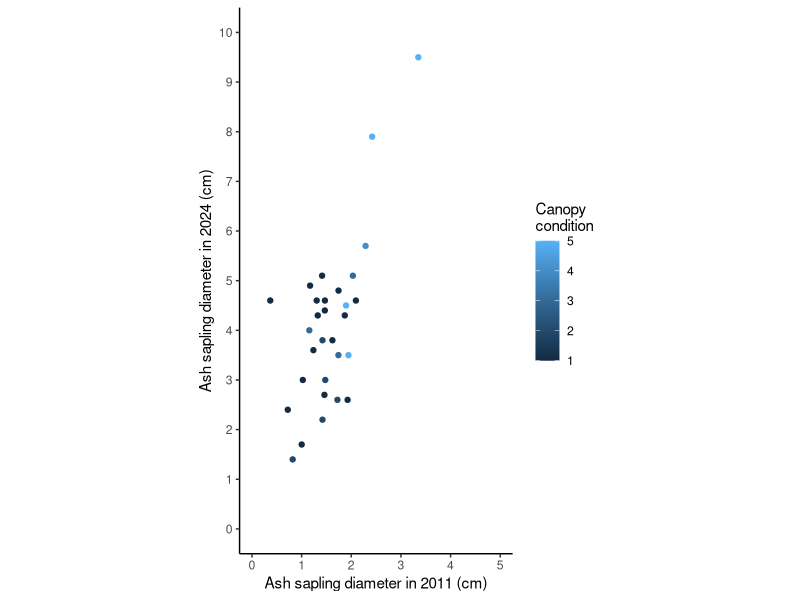
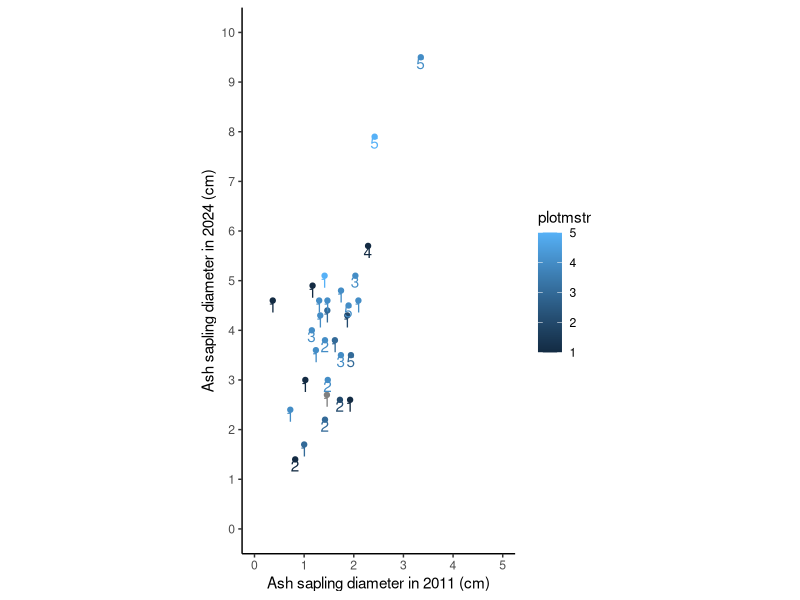
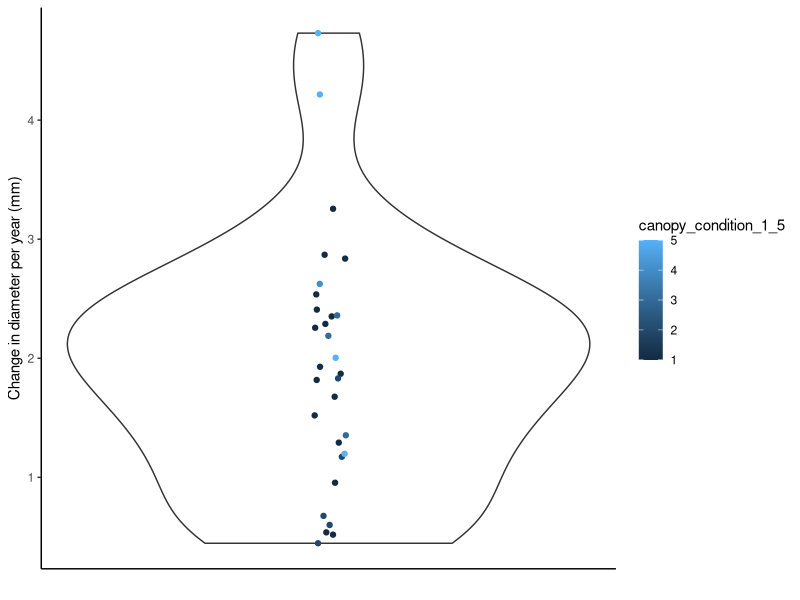

The R script that drew these images, in order:
# 10/1/2024
# Aaron Tayal
# I'm trying to make a graph of the growth rates of ash saplings

library(ggplot2)
library(dplyr)

tagged_ash <- read.csv("Raw_data/Matching_tagged_ash_to_2011.csv")
which(tagged_ash$diameter_at_breast_height_2011 == ".") # It seems this sapling
# was only barely taller than breast height, and so diameter at breast height
# was not measured. I'll replace it with a NA:
tagged_ash[36, "diameter_at_breast_height_2011"] <- NA
tagged_ash$diameter_at_breast_height_2011 <- as.numeric(tagged_ash$diameter_at_breast_height_2011)

tagged_ash$canopy_condition_1_5 <- as.integer(tagged_ash$canopy_condition_1_5)

# Because I think the diameter was measured in millimeters, I need to divide
# the 2011 number by 10 to get cm:
tagged_ash$diameter_at_breast_height_2011_in_cm <- tagged_ash$diameter_at_breast_height_2011 / 10

# Merge data on hydroclass:
tagged_ash$center_tree_number <- as.integer(tagged_ash$center_tree_number)
hydro <- read.csv("Raw_data/MI-plot-hydroclasses.csv")
tagged_ash_1 <- right_join(hydro, tagged_ash, by="center_tree_number")

# Now graph the relationship between DBH in 2011 and DBH in 2024, 13 years later:

# First create a trendline:
growth_model <- lm(tagged_ash$diameter_at_137_cm_in_cm ~ 
                     tagged_ash$diameter_at_breast_height_2011_in_cm)
summary(growth_model)

ggplot(data=tagged_ash, mapping=aes(x=diameter_at_breast_height_2011_in_cm,
                                    y=diameter_at_137_cm_in_cm,
                                    color=canopy_condition_1_5)) +
  geom_point()+
  xlab("Ash sapling diameter in 2011 (cm)")+
  ylab("Ash sapling diameter in 2024 (cm)")+
  scale_x_continuous(breaks=seq(0,11, by=1), limits=c(0,5))+
  scale_y_continuous(breaks=seq(0,11, by=1), limits=c(0,10))+
  scale_fill_brewer()+ labs(color = "Canopy \ncondition") +
  coord_fixed()+
  theme_classic()

ggplot(data=tagged_ash_1, mapping=aes(x=diameter_at_breast_height_2011_in_cm,
                                    y=diameter_at_137_cm_in_cm,
                                    color=plotmstr, label=canopy_condition_1_5)) +
  geom_point() + geom_text(vjust=1) +
  xlab("Ash sapling diameter in 2011 (cm)")+
  ylab("Ash sapling diameter in 2024 (cm)")+
  scale_x_continuous(breaks=seq(0,11, by=1), limits=c(0,5))+
  scale_y_continuous(breaks=seq(0,11, by=1), limits=c(0,10))+
  coord_fixed()+
  theme_classic()

tagged_ash$change_in_diameter <- tagged_ash$diameter_at_137_cm_in_cm - tagged_ash$diameter_at_breast_height_2011_in_cm
tagged_ash$diameter_change_per_year_mm <- tagged_ash$change_in_diameter * 10 / 13

# Now make a graph of the change in diameter per year:
ggplot(data=tagged_ash, aes(x=0, y=diameter_change_per_year_mm, color=canopy_condition_1_5)) +
  geom_violin() +
  geom_jitter(height=0, width=0.03, alpha=1)+
  theme_classic() +
  ylab("Change in diameter per year (mm)") +
  theme(axis.text.x=element_blank(), axis.ticks.x=element_blank()) +
  xlab("")
  
